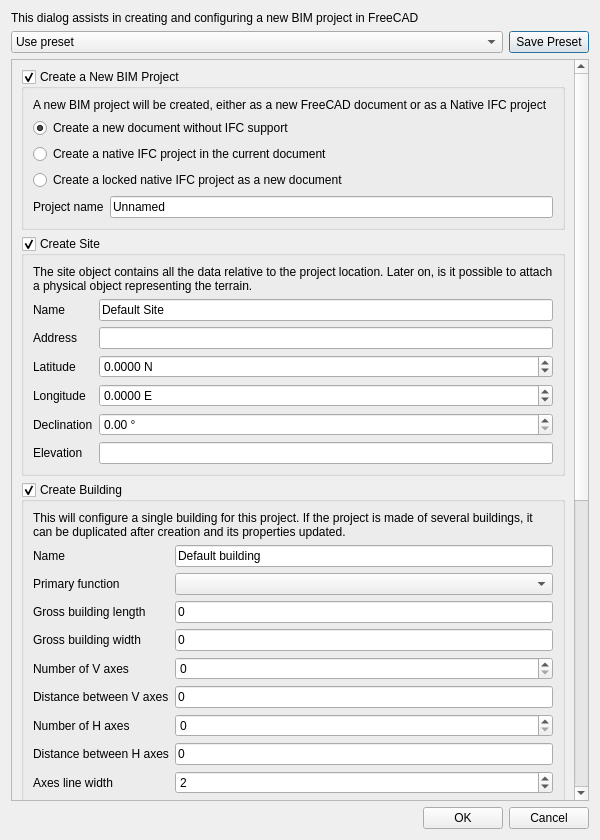
<?xml version="1.0" encoding="UTF-8"?>
<ui version="4.0">
 <class>Dialog</class>
 <widget class="QDialog" name="Dialog">
  <property name="geometry">
   <rect>
    <x>0</x>
    <y>0</y>
    <width>600</width>
    <height>840</height>
   </rect>
  </property>
  <property name="windowTitle">
   <string>BIM Project Setup</string>
  </property>
  <layout class="QVBoxLayout" name="verticalLayout">
   <item>
    <widget class="QLabel" name="label">
     <property name="text">
      <string>This dialog assists in creating and configuring a new BIM project in FreeCAD</string>
     </property>
     <property name="wordWrap">
      <bool>true</bool>
     </property>
    </widget>
   </item>
   <item>
    <layout class="QHBoxLayout" name="horizontalLayout_4">
     <item>
      <widget class="QComboBox" name="presets">
       <property name="sizePolicy">
        <sizepolicy hsizetype="MinimumExpanding" vsizetype="Fixed">
         <horstretch>0</horstretch>
         <verstretch>0</verstretch>
        </sizepolicy>
       </property>
       <property name="toolTip">
        <string>Fill this dialog with preset values</string>
       </property>
       <item>
        <property name="text">
         <string>Use preset</string>
        </property>
       </item>
      </widget>
     </item>
     <item>
      <widget class="QPushButton" name="buttonSave">
       <property name="sizePolicy">
        <sizepolicy hsizetype="Minimum" vsizetype="Fixed">
         <horstretch>0</horstretch>
         <verstretch>0</verstretch>
        </sizepolicy>
       </property>
       <property name="toolTip">
        <string>The settings below can be saved as a preset. Presets are stored as .txt files in the local FreeCAD user folder</string>
       </property>
       <property name="text">
        <string>Save Preset</string>
       </property>
       <property name="icon">
        <iconset theme="gtk-save">
         <normaloff>../../../../../../../.designer/backup</normaloff>../../../../../../../.designer/backup</iconset>
       </property>
      </widget>
     </item>
    </layout>
   </item>
   <item>
    <widget class="QScrollArea" name="scrollArea">
     <property name="widgetResizable">
      <bool>true</bool>
     </property>
     <widget class="QWidget" name="scrollAreaWidgetContents">
      <property name="geometry">
       <rect>
        <x>0</x>
        <y>-1041</y>
        <width>428</width>
        <height>1740</height>
       </rect>
      </property>
      <layout class="QVBoxLayout" name="verticalLayout_2">
       <item>
        <widget class="QGroupBox" name="groupNewProject">
         <property name="toolTip">
          <string>Creates a new BIM project</string>
         </property>
         <property name="title">
          <string>Create a New BIM Project</string>
         </property>
         <property name="checkable">
          <bool>true</bool>
         </property>
         <property name="checked">
          <bool>true</bool>
         </property>
         <layout class="QVBoxLayout" name="verticalLayout_4">
          <item>
           <widget class="QLabel" name="label_8">
            <property name="text">
             <string>A new BIM project will be created, either as a new FreeCAD document or as a Native IFC project</string>
            </property>
            <property name="wordWrap">
             <bool>true</bool>
            </property>
           </widget>
          </item>
          <item>
           <layout class="QVBoxLayout" name="verticalLayout_8">
            <item>
             <widget class="QRadioButton" name="radioNative1">
              <property name="toolTip">
               <string>This will create a new FuCadUp document for the construction of a BIM model, but initially with no specific IFC structure. This is the most flexible option when starting working on a BIM project. This project can be converted to IFC anytime later.</string>
              </property>
              <property name="text">
               <string>Create a new document without IFC support</string>
              </property>
              <property name="checked">
               <bool>true</bool>
              </property>
             </widget>
            </item>
            <item>
             <widget class="QRadioButton" name="radioNative2">
              <property name="toolTip">
               <string>This will create an IFC project. All the BIM objects added to the IFC project will immediately become IFC objects. This is less flexible, but helps to strictly adhere to the IFC standard.</string>
              </property>
              <property name="text">
               <string>Create a native IFC project in the current document</string>
              </property>
              <property name="checked">
               <bool>false</bool>
              </property>
             </widget>
            </item>
            <item>
             <widget class="QRadioButton" name="radioNative3">
              <property name="toolTip">
               <string>The new IFC project will be created as a new FreeCAD document. In that mode, the IFC project is the FreeCAD document, anything created in that document becomes part of the IFC project. This is extremely restrictive as no non-IFC object can be added to the document.</string>
              </property>
              <property name="text">
               <string>Create a locked native IFC project as a new document</string>
              </property>
             </widget>
            </item>
           </layout>
          </item>
          <item>
           <layout class="QHBoxLayout" name="horizontalLayout_5">
            <item>
             <widget class="QLabel" name="label_18">
              <property name="text">
               <string>Project name</string>
              </property>
             </widget>
            </item>
            <item>
             <widget class="QLineEdit" name="projectName">
              <property name="toolTip">
               <string>A name for this BIM or IFC project</string>
              </property>
              <property name="text">
               <string>Unnamed</string>
              </property>
             </widget>
            </item>
           </layout>
          </item>
         </layout>
        </widget>
       </item>
       <item>
        <widget class="QGroupBox" name="groupSite">
         <property name="toolTip">
          <string>Create a new site</string>
         </property>
         <property name="title">
          <string>Create Site</string>
         </property>
         <property name="flat">
          <bool>false</bool>
         </property>
         <property name="checkable">
          <bool>true</bool>
         </property>
         <layout class="QVBoxLayout" name="verticalLayout_3">
          <item>
           <widget class="QLabel" name="label_19">
            <property name="text">
             <string>The site object contains all the data relative to the project location. Later on, is it possible to attach a physical object representing the terrain.</string>
            </property>
            <property name="wordWrap">
             <bool>true</bool>
            </property>
           </widget>
          </item>
          <item>
           <layout class="QGridLayout" name="gridLayout">
            <item row="3" column="1">
             <widget class="QDoubleSpinBox" name="siteLongitude">
              <property name="toolTip">
               <string>The east longitude of this site</string>
              </property>
              <property name="suffix">
               <string> E</string>
              </property>
              <property name="decimals">
               <number>4</number>
              </property>
              <property name="minimum">
               <double>-180.000000000000000</double>
              </property>
              <property name="maximum">
               <double>180.000000000000000</double>
              </property>
             </widget>
            </item>
            <item row="6" column="0">
             <widget class="QLabel" name="label_6">
              <property name="text">
               <string>Elevation</string>
              </property>
             </widget>
            </item>
            <item row="5" column="0">
             <widget class="QLabel" name="label_5">
              <property name="text">
               <string>Declination</string>
              </property>
             </widget>
            </item>
            <item row="0" column="1">
             <widget class="QLineEdit" name="siteName">
              <property name="toolTip">
               <string>A name for this site</string>
              </property>
              <property name="text">
               <string>Default Site</string>
              </property>
             </widget>
            </item>
            <item row="0" column="0">
             <widget class="QLabel" name="label_7">
              <property name="text">
               <string>Name</string>
              </property>
             </widget>
            </item>
            <item row="5" column="1">
             <widget class="QDoubleSpinBox" name="siteDeclination">
              <property name="toolTip">
               <string>The difference between the up direction of this site and the true north direction</string>
              </property>
              <property name="suffix">
               <string> °</string>
              </property>
              <property name="maximum">
               <double>359.990000000000009</double>
              </property>
             </widget>
            </item>
            <item row="3" column="0">
             <widget class="QLabel" name="label_3">
              <property name="text">
               <string>Longitude</string>
              </property>
             </widget>
            </item>
            <item row="6" column="1">
             <widget class="Gui::InputField" name="siteElevation">
              <property name="toolTip">
               <string>The elevation of this site</string>
              </property>
              <property name="unit" stdset="0">
               <string notr="true"/>
              </property>
             </widget>
            </item>
            <item row="1" column="1">
             <widget class="QLineEdit" name="siteAddress">
              <property name="toolTip">
               <string>The physical (postal) address of this site</string>
              </property>
             </widget>
            </item>
            <item row="1" column="0">
             <widget class="QLabel" name="label_2">
              <property name="text">
               <string>Address</string>
              </property>
             </widget>
            </item>
            <item row="2" column="0">
             <widget class="QLabel" name="label_4">
              <property name="text">
               <string>Latitude</string>
              </property>
             </widget>
            </item>
            <item row="2" column="1">
             <widget class="QDoubleSpinBox" name="siteLatitude">
              <property name="toolTip">
               <string>The north latitude of this site</string>
              </property>
              <property name="suffix">
               <string> N</string>
              </property>
              <property name="decimals">
               <number>4</number>
              </property>
              <property name="minimum">
               <double>-90.000000000000000</double>
              </property>
              <property name="maximum">
               <double>90.000000000000000</double>
              </property>
             </widget>
            </item>
           </layout>
          </item>
         </layout>
        </widget>
       </item>
       <item>
        <widget class="QGroupBox" name="groupBuilding">
         <property name="toolTip">
          <string>Creates a new building</string>
         </property>
         <property name="title">
          <string>Create Building</string>
         </property>
         <property name="checkable">
          <bool>true</bool>
         </property>
         <layout class="QVBoxLayout" name="verticalLayout_5">
          <item>
           <widget class="QLabel" name="label_15">
            <property name="text">
             <string>This will configure a single building for this project. If the project is made of several buildings, it can be duplicated after creation and its properties updated.</string>
            </property>
            <property name="wordWrap">
             <bool>true</bool>
            </property>
           </widget>
          </item>
          <item>
           <layout class="QGridLayout" name="gridLayout_4">
            <item row="4" column="0">
             <widget class="QLabel" name="label_24">
              <property name="text">
               <string>Gross building length</string>
              </property>
             </widget>
            </item>
            <item row="5" column="0">
             <widget class="QLabel" name="label_25">
              <property name="text">
               <string>Gross building width</string>
              </property>
             </widget>
            </item>
            <item row="0" column="0">
             <widget class="QLabel" name="label_16">
              <property name="text">
               <string>Name</string>
              </property>
             </widget>
            </item>
            <item row="0" column="1">
             <widget class="QLineEdit" name="buildingName">
              <property name="text">
               <string>Default building</string>
              </property>
             </widget>
            </item>
            <item row="9" column="0">
             <widget class="QLabel" name="label_17">
              <property name="text">
               <string>Number of H axes</string>
              </property>
             </widget>
            </item>
            <item row="10" column="0">
             <widget class="QLabel" name="label_26">
              <property name="text">
               <string>Distance between H axes</string>
              </property>
             </widget>
            </item>
            <item row="7" column="0">
             <widget class="QLabel" name="label_27">
              <property name="text">
               <string>Number of V axes</string>
              </property>
             </widget>
            </item>
            <item row="3" column="1">
             <widget class="QComboBox" name="buildingUse">
              <property name="maximumSize">
               <size>
                <width>16777215</width>
                <height>16777215</height>
               </size>
              </property>
              <property name="toolTip">
               <string>The primary function of this building</string>
              </property>
              <property name="minimumContentsLength">
               <number>0</number>
              </property>
             </widget>
            </item>
            <item row="8" column="0">
             <widget class="QLabel" name="label_28">
              <property name="text">
               <string>Distance between V axes</string>
              </property>
              <property name="wordWrap">
               <bool>false</bool>
              </property>
             </widget>
            </item>
            <item row="7" column="1">
             <widget class="QSpinBox" name="countVAxes">
              <property name="toolTip">
               <string>Number of vertical axes</string>
              </property>
              <property name="value">
               <number>0</number>
              </property>
             </widget>
            </item>
            <item row="3" column="0">
             <widget class="QLabel" name="label_29">
              <property name="text">
               <string>Primary function</string>
              </property>
             </widget>
            </item>
            <item row="9" column="1">
             <widget class="QSpinBox" name="countHAxes">
              <property name="toolTip">
               <string>Number of horizontal axes</string>
              </property>
              <property name="value">
               <number>0</number>
              </property>
             </widget>
            </item>
            <item row="5" column="1">
             <widget class="Gui::InputField" name="buildingWidth">
              <property name="toolTip">
               <string>An estimate building width. Keep the value as 0 to not specify this now.</string>
              </property>
              <property name="text">
               <string>0</string>
              </property>
              <property name="unit" stdset="0">
               <string notr="true"/>
              </property>
             </widget>
            </item>
            <item row="13" column="1">
             <widget class="QSpinBox" name="lineWidth">
              <property name="toolTip">
               <string>The line width of axes</string>
              </property>
              <property name="value">
               <number>2</number>
              </property>
             </widget>
            </item>
            <item row="8" column="1">
             <widget class="Gui::InputField" name="distVAxes">
              <property name="toolTip">
               <string>Distance between vertical axes</string>
              </property>
              <property name="text">
               <string>0</string>
              </property>
              <property name="unit" stdset="0">
               <string notr="true"/>
              </property>
             </widget>
            </item>
            <item row="4" column="1">
             <widget class="Gui::InputField" name="buildingLength">
              <property name="toolTip">
               <string>An estimate building length. Keep the value as 0 to not specify this now.</string>
              </property>
              <property name="text">
               <string>0</string>
              </property>
              <property name="unit" stdset="0">
               <string notr="true"/>
              </property>
             </widget>
            </item>
            <item row="10" column="1">
             <widget class="Gui::InputField" name="distHAxes">
              <property name="toolTip">
               <string>Distance between horizontal axes</string>
              </property>
              <property name="text">
               <string>0</string>
              </property>
              <property name="unit" stdset="0">
               <string notr="true"/>
              </property>
             </widget>
            </item>
            <item row="13" column="0">
             <widget class="QLabel" name="label_30">
              <property name="text">
               <string>Axes line width</string>
              </property>
             </widget>
            </item>
            <item row="14" column="1">
             <widget class="Gui::ColorButton" name="lineColor">
              <property name="toolTip">
               <string>The color of axes</string>
              </property>
              <property name="color">
               <color>
                <red>33</red>
                <green>38</green>
                <blue>94</blue>
               </color>
              </property>
             </widget>
            </item>
            <item row="14" column="0">
             <widget class="QLabel" name="label_31">
              <property name="text">
               <string>Axes color</string>
              </property>
             </widget>
            </item>
           </layout>
          </item>
         </layout>
        </widget>
       </item>
       <item>
        <widget class="QGroupBox" name="addHumanFigure">
         <property name="toolTip">
          <string>Add a human figure to the document</string>
         </property>
         <property name="title">
          <string>Add Human Figure</string>
         </property>
         <property name="checkable">
          <bool>true</bool>
         </property>
         <layout class="QVBoxLayout" name="verticalLayout_7">
          <item>
           <widget class="QLabel" name="label_10">
            <property name="text">
             <string>A human figure will be added to the document, which helps give a sense of scale</string>
            </property>
            <property name="wordWrap">
             <bool>true</bool>
            </property>
           </widget>
          </item>
         </layout>
        </widget>
       </item>
       <item>
        <widget class="QGroupBox" name="groupBox">
         <property name="title">
          <string>Levels</string>
         </property>
         <layout class="QVBoxLayout" name="verticalLayout_6">
          <item>
           <widget class="QLabel" name="label_9">
            <property name="text">
             <string>BIM projects are typically organized into levels that represent the different storeys of a building. Although it is not mandatory to work with levels in FreeCAD, the default levels can be set here.</string>
            </property>
            <property name="wordWrap">
             <bool>true</bool>
            </property>
           </widget>
          </item>
          <item>
           <layout class="QGridLayout" name="gridLayout_5">
            <item row="0" column="1">
             <widget class="QSpinBox" name="countLevels">
              <property name="toolTip">
               <string>The number of levels to create</string>
              </property>
              <property name="singleStep">
               <number>1</number>
              </property>
              <property name="value">
               <number>0</number>
              </property>
             </widget>
            </item>
            <item row="1" column="0">
             <widget class="QLabel" name="label_32">
              <property name="text">
               <string>Level height</string>
              </property>
             </widget>
            </item>
            <item row="1" column="1">
             <widget class="Gui::InputField" name="levelHeight">
              <property name="toolTip">
               <string>The vertical distance between each level</string>
              </property>
              <property name="text">
               <string>0</string>
              </property>
              <property name="unit" stdset="0">
               <string notr="true"/>
              </property>
             </widget>
            </item>
            <item row="0" column="0">
             <widget class="QLabel" name="label_33">
              <property name="text">
               <string>Number of levels</string>
              </property>
             </widget>
            </item>
           </layout>
          </item>
          <item>
           <widget class="QLabel" name="label_34">
            <property name="text">
             <string>Default groups to be added to each level. Default groups such as walls and windows are useful to organize the different building elements inside a level.</string>
            </property>
            <property name="wordWrap">
             <bool>true</bool>
            </property>
           </widget>
          </item>
          <item>
           <widget class="QListWidget" name="groupsList">
            <property name="toolTip">
             <string>A list of groups to add under each level</string>
            </property>
            <property name="dragEnabled">
             <bool>true</bool>
            </property>
            <property name="dragDropMode">
             <enum>QAbstractItemView::InternalMove</enum>
            </property>
            <property name="defaultDropAction">
             <enum>Qt::MoveAction</enum>
            </property>
           </widget>
          </item>
          <item>
           <layout class="QHBoxLayout" name="horizontalLayout">
            <item>
             <widget class="QPushButton" name="buttonAdd">
              <property name="toolTip">
               <string>Add New Group</string>
              </property>
              <property name="text">
               <string>Add</string>
              </property>
              <property name="icon">
               <iconset theme="add">
                <normaloff>../../../../../../../.designer/backup</normaloff>../../../../../../../.designer/backup</iconset>
              </property>
             </widget>
            </item>
            <item>
             <widget class="QPushButton" name="buttonDel">
              <property name="toolTip">
               <string>Delete a selected group</string>
              </property>
              <property name="text">
               <string>Delete</string>
              </property>
              <property name="icon">
               <iconset theme="remove">
                <normaloff>../../../../../../../.designer/backup</normaloff>../../../../../../../.designer/backup</iconset>
              </property>
             </widget>
            </item>
           </layout>
          </item>
         </layout>
        </widget>
       </item>
      </layout>
     </widget>
    </widget>
   </item>
   <item>
    <layout class="QHBoxLayout" name="horizontalLayout_2">
     <item>
      <spacer name="horizontalSpacer">
       <property name="orientation">
        <enum>Qt::Horizontal</enum>
       </property>
       <property name="sizeHint" stdset="0">
        <size>
         <width>40</width>
         <height>20</height>
        </size>
       </property>
      </spacer>
     </item>
     <item>
      <widget class="QPushButton" name="buttonOK">
       <property name="toolTip">
        <string>Accept the values of this form</string>
       </property>
       <property name="text">
        <string>OK</string>
       </property>
       <property name="icon">
        <iconset theme="gtk-ok">
         <normaloff>../../../../../../../.designer/backup</normaloff>../../../../../../../.designer/backup</iconset>
       </property>
      </widget>
     </item>
     <item>
      <widget class="QPushButton" name="buttonCancel">
       <property name="toolTip">
        <string>Cancel</string>
       </property>
       <property name="text">
        <string>Cancel</string>
       </property>
       <property name="icon">
        <iconset theme="gtk-cancel">
         <normaloff>../../../../../../../.designer/backup</normaloff>../../../../../../../.designer/backup</iconset>
       </property>
      </widget>
     </item>
    </layout>
   </item>
  </layout>
 </widget>
 <customwidgets>
  <customwidget>
   <class>Gui::InputField</class>
   <extends>QLineEdit</extends>
   <header>Gui/InputField.h</header>
  </customwidget>
  <customwidget>
   <class>Gui::ColorButton</class>
   <extends>QPushButton</extends>
   <header>Gui/Widgets.h</header>
  </customwidget>
 </customwidgets>
 <resources/>
 <connections/>
</ui>
